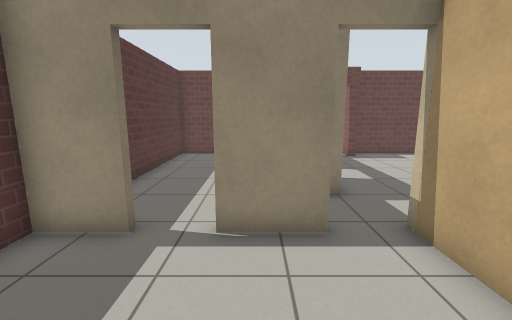
[1] (above)

21 first-person views from a walk through a world built for the Gazebo simulator. The camera is 1.2 m above the floor, tilts 10° down and sees 90° across. The floor is counted in squares, 0.5 m on a side. Each view is taken from the middle of a square. On the plan, view 1 faces up. The plan holds only what a view shows up to about 17 squares ahead; the rest is blank. The robots in the file are not drawn. Simple patterns stand in for the simulator's built-in surfaces.

[2]
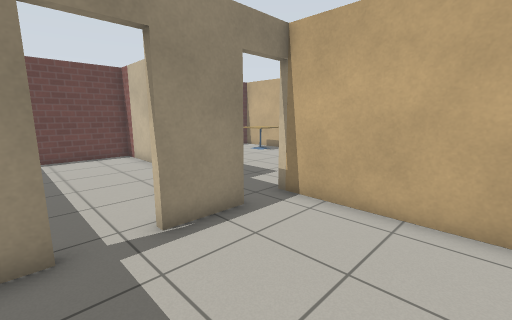

[3]
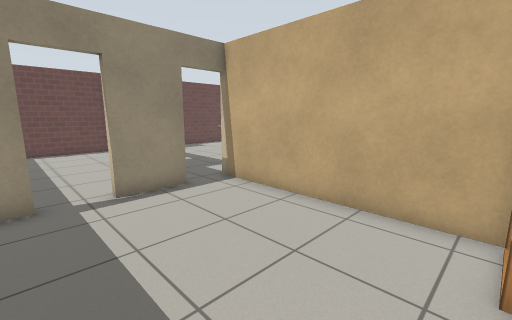

[4]
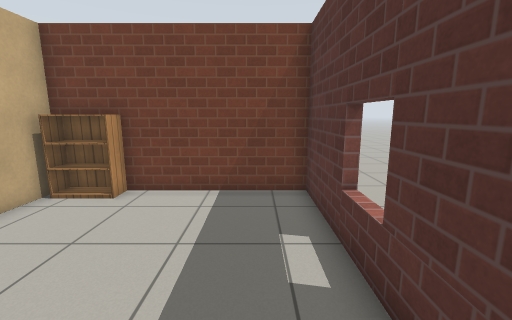

[5]
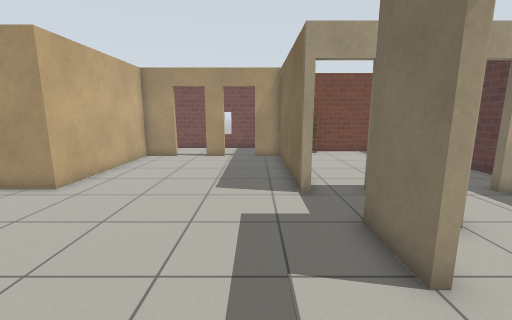

[6]
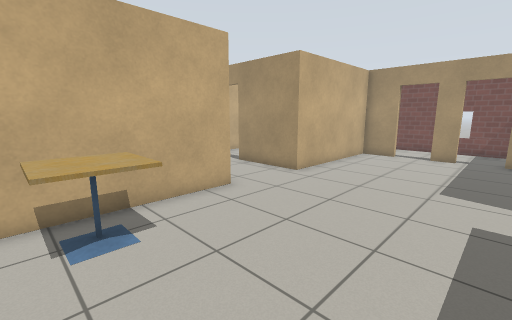

[7]
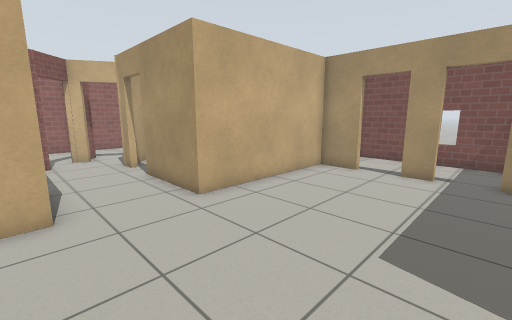

[8]
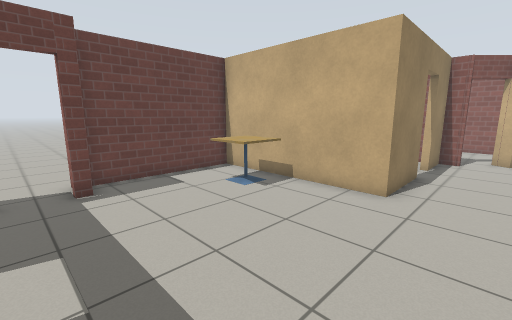

[9]
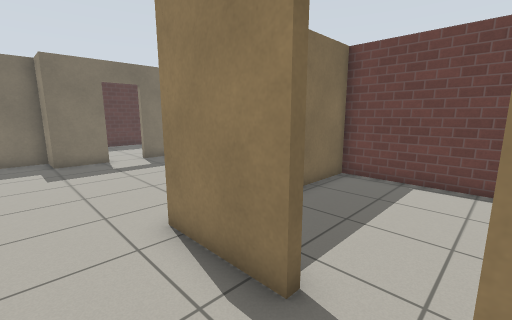

[10]
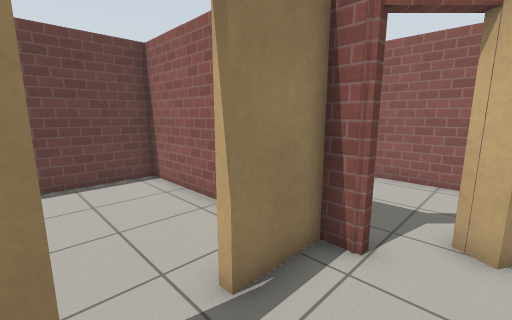

[11]
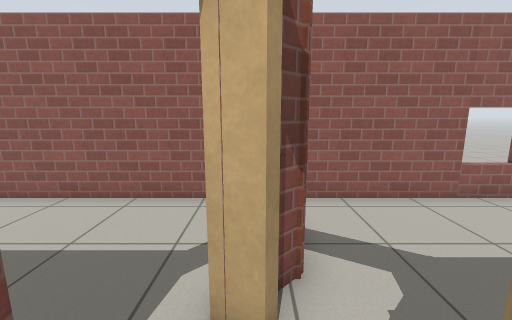

[12]
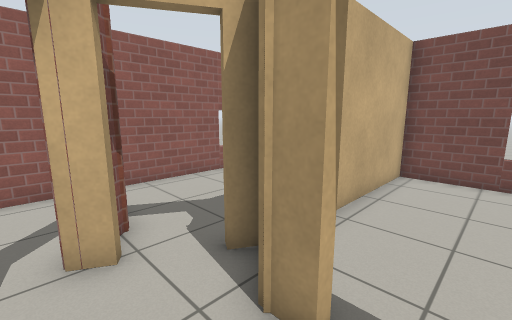

[13]
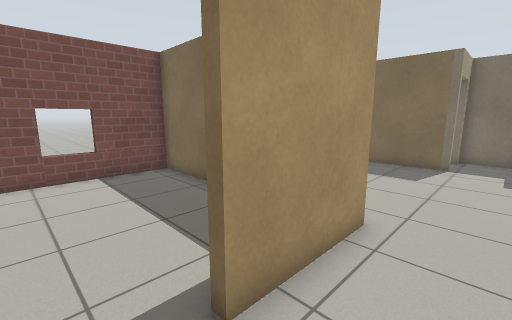

[14]
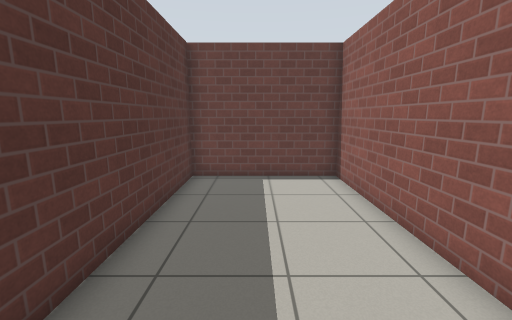

[15]
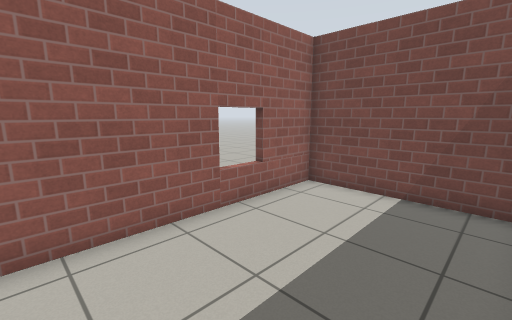

[16]
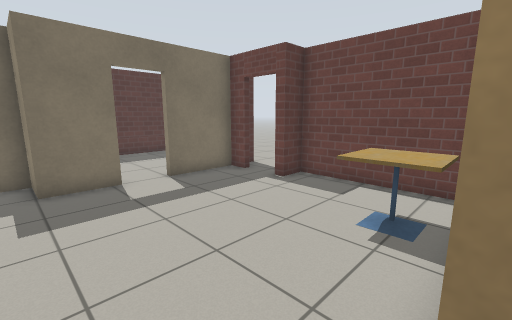

[17]
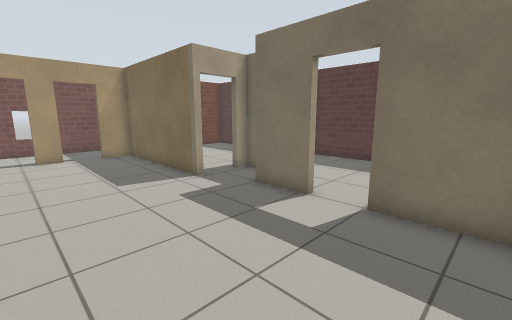

[18]
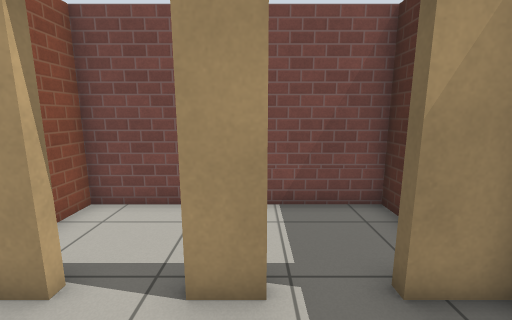

[19]
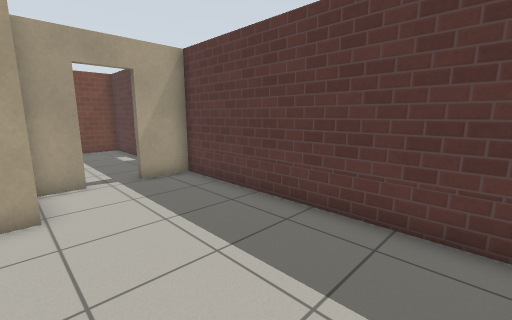

[20]
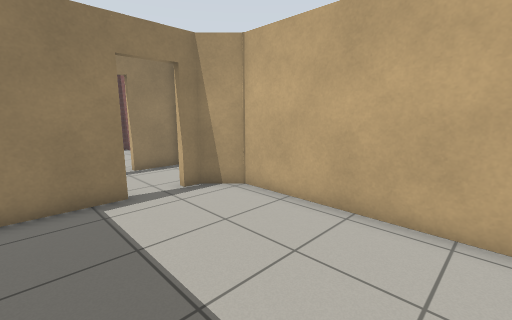

[21]
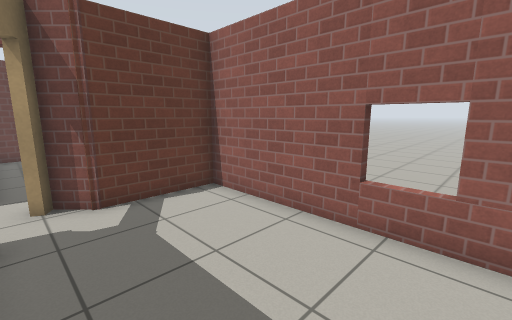

### Floor plan
Ten units are one square. View 1 is at (0, 0); x grows to the right and y downward. Boxes are objects, and circles mark ways between rooms. Rooms are numbered by the first view taken in them; rooms with no view inside come last. Other rooms are left out.
<svg viewBox="-51 -164 308 226">
<path fill="none" stroke="#000" d="M-26 -49 -46 -49 -46 40 16 40M15 -49 -9 -49M33 40 33 -53M36 -54 36 20 51 20M153 -84 118 -84 118 -159 58 -159 58 -147 53 -147M26 -99 26 -76 9 -76 9 -53M172 -49 181 -49M97 20 115 20 115 -49 154 -49M68 20 79 20M26 -147 26 -115M192 -84 169 -84M189 -36 194 -44M202 -58 207 -66M215 -53 207 -61M205 -63 208 -66M207 -61 205 -56M252 -57 252 -159 195 -159 195 -81M198 40 252 40 252 -53 215 -53M5 -79 13 -79M23 -126 23 -159 -46 -159 -46 -53 -26 -53M-9 -53 5 -53M118 6 118 40 189 40 189 -35 178 -46 172 -46M154 -46 128 -46M192 -118 192 -159 122 -159 122 -131M36 47 36 57 115 57 115 44"/>
<rect x="15" y="25" width="10" height="20" fill="#bbb"><title>bookshelf</title></rect>
<rect x="95" y="-145" width="20" height="30" fill="#bbb"><title>cafe table</title></rect>
<circle cx="25" cy="-50" r="3" fill="#2a7"/>
<circle cx="-15" cy="-50" r="3" fill="#2a7"/>
<circle cx="200" cy="-70" r="3" fill="#2a7"/>
<circle cx="200" cy="-50" r="3" fill="#2a7"/>
<circle cx="23" cy="-107" r="3" fill="#2a7"/>
<circle cx="165" cy="-50" r="3" fill="#2a7"/>
<circle cx="163" cy="-87" r="3" fill="#2a7"/>
<circle cx="55" cy="20" r="3" fill="#2a7"/>
<circle cx="85" cy="20" r="3" fill="#2a7"/>
<text x="-10" y="-10">1</text>
<text x="90" y="-70">2</text>
<text x="220" y="-110">3</text>
<text x="220" y="-10">4</text>
<text x="-10" y="-110">5</text>
<text x="150" y="0">6</text>
<text x="150" y="-120">7</text>
<text x="80" y="40">8</text>
</svg>
Room 1 opens to room 2. Room 1 opens to room 5. Room 2 opens to room 3. Room 2 opens to room 4. Room 2 opens to room 5. Room 2 opens to room 6. Room 2 opens to room 7. Room 2 opens to room 8.

Where each view was taken, in squares from view 1:
view 1: 0 up, 0 right, facing up
view 2: 0 up, 3 left, facing up-right
view 3: 3 down, 3 left, facing up-right
view 4: 4 up, 3 left, facing down
view 5: 13 up, 5 right, facing down
view 6: 14 up, 5 right, facing down-right
view 7: 9 up, 5 right, facing down-right
view 8: 6 up, 4 right, facing up-right
view 9: 6 up, 17 right, facing up-left
view 10: 6 up, 15 right, facing up-right
view 11: 6 up, 18 right, facing right
view 12: 7 up, 16 right, facing down-right
view 13: 7 up, 17 right, facing down-left
view 14: 6 up, 22 right, facing up
view 15: 4 up, 20 right, facing down-right
view 16: 7 up, 12 right, facing up-left
view 17: 14 up, 9 right, facing down-left
view 18: 1 up, 7 right, facing down
view 19: 15 up, 1 right, facing down-left
view 20: 3 down, 13 right, facing up-right
view 21: 2 down, 20 right, facing up-right
